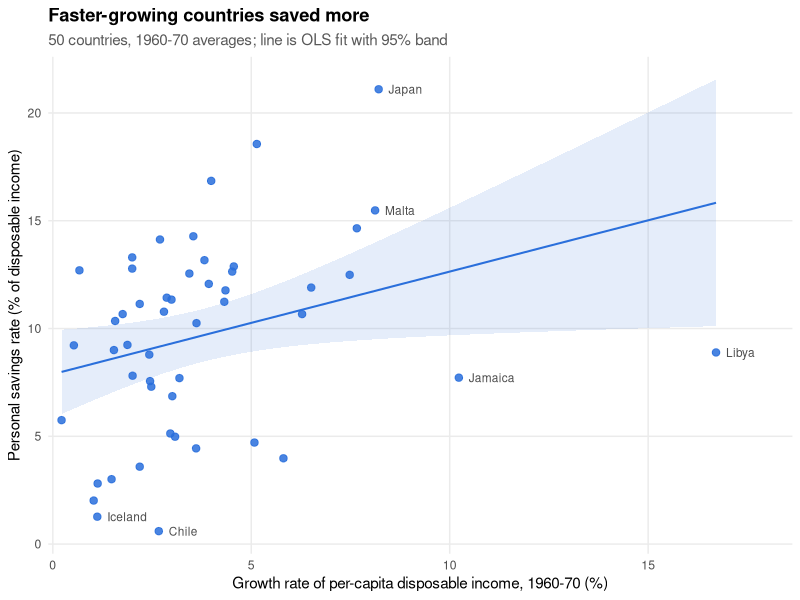

The R script that drew this image:
# Life-cycle savings regression (Modigliani; Belsley, Kuh & Welsch 1980)
# using R's built-in LifeCycleSavings: 50 countries, averages over 1960-1970.
#   sr    aggregate personal savings / disposable income (%)
#   pop15 share of population under 15 (%)
#   pop75 share of population over 75 (%)
#   dpi   real per-capita disposable income (US$)
#   ddpi  growth rate of dpi (%)

# ==== BLOCK: setup DEPS: ====
library(ggplot2)
# ==== END BLOCK ====

# ==== BLOCK: data DEPS: setup ====
# The data ship with no missing values, so cleaning is limited to moving the
# country names out of the row names into a column and checking ranges.
savings <- LifeCycleSavings
savings$country <- rownames(savings)
rownames(savings) <- NULL
savings <- savings[, c("country", "sr", "pop15", "pop75", "dpi", "ddpi")]

stopifnot(
  !anyNA(savings),
  !anyDuplicated(savings$country),
  all(savings$sr >= 0), all(savings$dpi > 0),
  all(savings$pop15 > 0 & savings$pop15 < 100),
  all(savings$pop75 > 0 & savings$pop75 < 100)
)
# ==== END BLOCK ====

# ==== BLOCK: model DEPS: data ====
fit <- lm(sr ~ pop15 + pop75 + dpi + ddpi, data = savings)
print(summary(fit))

# Libya's income growth (16.7%) is far outside the rest of the sample
# (next highest 10.2%) and is the classic high-leverage point in this
# regression. Report the fit without it as a robustness check; the main
# estimate keeps all 50 countries.
infl <- data.frame(country = savings$country,
                   leverage = hatvalues(fit),
                   cooks_d  = cooks.distance(fit))
print(head(infl[order(-infl$cooks_d), ], 3), row.names = FALSE)

fit_nolibya <- update(fit, data = subset(savings, country != "Libya"))
print(round(cbind(all = coef(fit), no_Libya = coef(fit_nolibya)), 5))
# ==== END BLOCK ====

# ==== BLOCK: fig_growth DEPS: data ====
# Raw savings rate against income growth, with a simple bivariate OLS line
# and its 95% confidence band.
p <- ggplot(savings, aes(ddpi, sr)) +
  geom_smooth(method = "lm", formula = y ~ x, colour = "#2a6fdb",
              fill = "#2a6fdb", alpha = 0.12, linewidth = 0.7) +
  geom_point(size = 2.2, colour = "#2a6fdb", alpha = 0.85) +
  geom_text(data = subset(savings, ddpi > 8 | sr > 20 | sr < 2),
            aes(label = country), size = 3, colour = "grey30",
            hjust = 0, nudge_x = 0.25) +
  scale_x_continuous(expand = expansion(mult = c(0.02, 0.1))) +
  labs(x = "Growth rate of per-capita disposable income, 1960-70 (%)",
       y = "Personal savings rate (% of disposable income)",
       title = "Faster-growing countries saved more",
       subtitle = "50 countries, 1960-70 averages; line is OLS fit with 95% band") +
  theme_minimal(base_size = 11) +
  theme(panel.grid.minor = element_blank(),
        plot.title = element_text(face = "bold"),
        plot.subtitle = element_text(colour = "grey35"))

ggsave("savings_growth.png", p, width = 7, height = 4.8, dpi = 200, bg = "white")
# ==== END BLOCK ====
